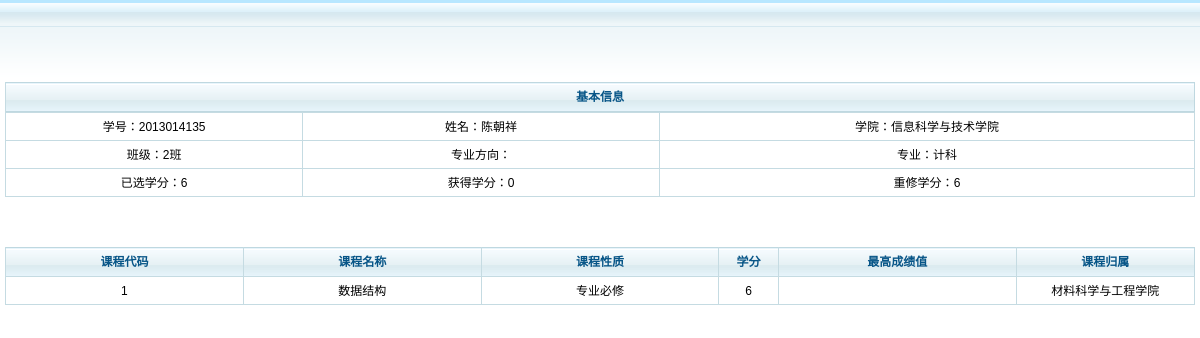
The page /students/scorehightest.php (signed in) on the database its author committed.
### tables this page shows
CREATE TABLE IF NOT EXISTS `student` (
  `Id` int(10) NOT NULL COMMENT '学生ID',
  `Name` varchar(30) NOT NULL COMMENT '学生姓名',
  `Sex` varchar(10) NOT NULL COMMENT '学生性别',
  `Password` varchar(20) NOT NULL COMMENT '学生登录密码',
  `Academy` int(10) NOT NULL COMMENT '所属学院ID',
  `Speciality` int(10) NOT NULL COMMENT '所属专业ID',
  `Class` varchar(10) NOT NULL COMMENT '班级 编号',
  `Grade` int(10) NOT NULL COMMENT '所属年级ID',
  `Permission` int(10) NOT NULL COMMENT '权限ID',
  `Dates_Attendance` date NOT NULL COMMENT '入学时间',
  `Phone` varchar(20) NOT NULL COMMENT '联系电话',
  `Identification_Card` varchar(20) NOT NULL COMMENT '身份证号',
  `Nation` varchar(20) DEFAULT '汉' COMMENT '民族',
  `BirthPlace` varchar(20) DEFAULT NULL COMMENT '出生地',
  `BirthDay` date DEFAULT NULL COMMENT '生日',
  `EMail` varchar(50) NOT NULL COMMENT '电子邮箱',
  PRIMARY KEY (`Id`),
  KEY `Grade` (`Grade`),
  KEY `Class` (`Class`),
  KEY `Permission` (`Permission`),
  KEY `Academy` (`Academy`),
  KEY `Speciality` (`Speciality`)
);

CREATE TABLE IF NOT EXISTS `academy` (
  `Id` int(10) NOT NULL COMMENT '学院ID',
  `Name` varchar(30) NOT NULL COMMENT '学院名称',
  PRIMARY KEY (`Id`)
);

CREATE TABLE IF NOT EXISTS `speciality` (
  `Id` int(10) NOT NULL COMMENT '专业ID',
  `Name` varchar(50) NOT NULL COMMENT '专业名称',
  PRIMARY KEY (`Id`)
);

CREATE TABLE IF NOT EXISTS `curricula_variable` (
  `Id` int(10) NOT NULL AUTO_INCREMENT COMMENT '选课ID',
  `Student_Id` int(10) NOT NULL COMMENT '学生ID',
  `Curricula_Id` int(10) NOT NULL COMMENT '课程ID',
  `Score` int(10) DEFAULT NULL COMMENT '分数',
  `Year` date NOT NULL COMMENT '学年',
  `Term` int(10) NOT NULL COMMENT '学期',
  PRIMARY KEY (`Id`),
  KEY `Student_Id` (`Student_Id`),
  KEY `Curricula_Id` (`Curricula_Id`)
);

CREATE TABLE IF NOT EXISTS `curricula` (
  `Id` int(10) NOT NULL COMMENT '课程ID',
  `Name` varchar(30) NOT NULL COMMENT '课程名',
  `Credit` double NOT NULL COMMENT '学分',
  `Hours` int(10) NOT NULL COMMENT '学时',
  `Speciality_Id` int(10) NOT NULL COMMENT '专业ID',
  `Academy_Id` int(10) NOT NULL COMMENT '学院ID',
  `Type` int(10) NOT NULL COMMENT '课程性质 必修选修之类',
  `Contain` int(10) NOT NULL COMMENT '课程容量',
  PRIMARY KEY (`Id`),
  KEY `Speciality_Id` (`Speciality_Id`),
  KEY `Academy_Id` (`Academy_Id`),
  KEY `Type` (`Type`)
);

CREATE TABLE IF NOT EXISTS `curricula_type` (
  `Id` int(10) NOT NULL COMMENT '课程类型ID',
  `Name` varchar(30) NOT NULL COMMENT '课程类型名称',
  PRIMARY KEY (`Id`)
);

### students/scoremessage.php (called while the page is built, shortened)
<?php
$sql="SELECT * FROM student WHERE Id like '{$_SESSION['ID']}'";
$result=$mysqli->query($sql);
while ($row=$result->fetch_array())
{$Name=$row['Name'];
$AcaID=$row['Academy'];
$Class=$row['Class'];
$spID=$row['Speciality'];}
$sql="SELECT * FROM academy WHERE Id like '{$AcaID}'";
$result=$mysqli->query($sql);
while ($row=$result->fetch_array())
{$Aca=$row['Name'];}
$sql="SELECT * FROM speciality WHERE Id like '{$spID}'";
$result=$mysqli->query($sql);
while ($row=$result->fetch_array())
{$Sp=$row['Name'];}
$sql="select * from curricula_variable where Student_Id like '{$_SESSION['ID']}'";
$result=$mysqli->query($sql);
$sumscore=0;
while ($row=$result->fetch_array()){
	$sql="select * from curricula where Id like'{$row['Curricula_Id']}'";
	$result1=$mysqli->query($sql);
	while ($row1=$result1->fetch_array())
	{$sumscore+=$row1['Credit'];}
}
$getscore=0;
?>

### students/allincluding.php (called while the page is built, shortened)
<?php
include ("inc.php");
include ("scoremessage.php");
include ("addline.php");
?>

### students/scorehightest.php (the view, shortened to what this page needs)
<!DOCTYPE html>
<html>
<head>
<link href="../images/style.css" rel="stylesheet" type="text/css" />
</head>
<body>
<div id="contentWrap">
<div class="pageTitle"></div>
<div class="pageColumn">
<div class="pageButton"></div>
  <table>
    <thead>
    <th width="100%">基本信息</th>
    </thead>
    </table>
<?php
include ("allincluding.php");
?>
    <table>
    <tbody>
    	<tr>
        <td width="25%">学号：<?php echo $_SESSION['ID'];?></td>
        <td width="25%">姓名：<?php echo $Name;?></td>
        <td width="50%">学院：<?php echo $Aca;?></td>
      </tr>
      <tr>
        <td width="20%">班级：<?php echo $Class;?></td>
        <td width="30%">专业方向：</td>
        <td width="50%">专业：<?php echo $Sp;?></td>
      </tr>
      <tr>
        <td width="20%">已选学分：<?php echo $sumscore;?></td>
        <td width="30%">获得学分：<?php echo $getscore;?></td>
        <td width="50%">重修学分：<?php echo $sumscore-$getscore?></td>
      </tr>
    </tbody>
  </table>
  <div class="pageButton"></div>
  <table>
    <thead>
    <th width="20%">课程代码</th>
      <th width="20%">课程名称</th>
      <th width="20%">课程性质</th>
      <th width="5%">学分</th>
      <th width="20%">最高成绩值</th>
      <th width="15%">课程归属</th>
        </thead>
    <tbody>
    <?php $line->hightestscore();?>
    </tbody>
  </table>
</body>
</html>

### students/addline.php (shortened to what this page needs)
<?php
class theline{
private $t1=1111;
private $t2=2222;
private $t3=3333;
private $t4=4444;
private $t5=5555;
private $t6=6666;
public function  add6lines(){
	echo "<tr>";
	echo "<td>".$this->t1."</td>";
	echo "<td>".$this->t2."</td>";
	echo "<td>".$this->t3."</td>";
	echo "<td>".$this->t4."</td>";
	echo "<td>".$this->t5."</td>";
	echo "<td>".$this->t6."</td>";
	echo "</tr>";
}
public function hightestscore(){
	include ("inc.php");
	$sql="SELECT * FROM curricula_variable WHERE Student_Id like '{$_SESSION['ID']}'";
	$result=$mysqli->query($sql);
	while ($row=$result->fetch_array())
	{
		$this->t1=$row['Curricula_Id'];
		$re=$this->find_one("SELECT distinct * FROM curricula WHERE Id like '{$this->t1}'");
		$this->t2=$re['Name'];
		$this->t3=$this->find_one("SELECT * FROM curricula_type WHERE Id like '{$re['Type']}'")['Name'];
		$this->t4=$re['Credit'];
		$this->t5=$row['Score'];
		$this->t6=$this->find_one("SELECT * FROM academy WHERE Id like '{$re['Academy_Id']}'")['Name'];
		$this->add6lines();
	}
}
public function find_one($sql){
	include ("inc.php");
	$result=$mysqli->query($sql);
	$re="";
	while ($row=$result->fetch_array())
	{
		$re=$row;
	}
	return $re;
}
}
?>

### images/style.css (style rules this page uses)
﻿ body, h1, h2, h3, h4, h5, h6, hr, p, blockquote, dl, dt, dd, ul, ol, li, pre, form, fieldset, legend, button, input, textarea, th, td, img { border:medium none; margin: 0; padding: 0; }
body,button, input, select, textarea { font: 12px/1.5 '宋体',tahoma, Srial, helvetica, sans-serif; }
table { border-collapse: collapse; border-spacing: 0; }
.pageTitle { height:27px; line-height:27px; color:#075587; background:url(page-pageTitle-bg.gif); }
.pageButton { height:50px;color:#075587;font-size: 20px; }
.pageColumn { background:url(page-bg.gif) repeat-x; padding:5px; }
.pageColumn table { width:100% }
.pageColumn thead { border:1px solid #bfd8e0; color:#075587; background:url(page-thead-bg.gif); }
.pageColumn thead th { border-left:1px solid #c5dbe2; text-align:center; height:28px; }
.pageColumn tbody tr { border:1px solid #bfd8e0; height:28px; }
.pageColumn tbody td { text-align:center;border:1px solid #c5dbe2 }

### students/scorehightest.php (style rules this page uses)
body { background:#FFF }

### rows shown on the page
student: Name "陈朝祥", Class "2班"
academy: Name "信息科学与技术学院"
speciality: Name "计科"
curricula_variable: Curricula_Id "1", Curricula_Id.Name "数据结构", Curricula_Id.Name "专业必修", Curricula_Id.Credit "6", Curricula_Id.Name "材料科学与工程学院"

### other values the page prints
$_SESSION['ID'] "2013014135"
$sumscore "6"
$getscore "0"
$sumscore-$getscore "6"
